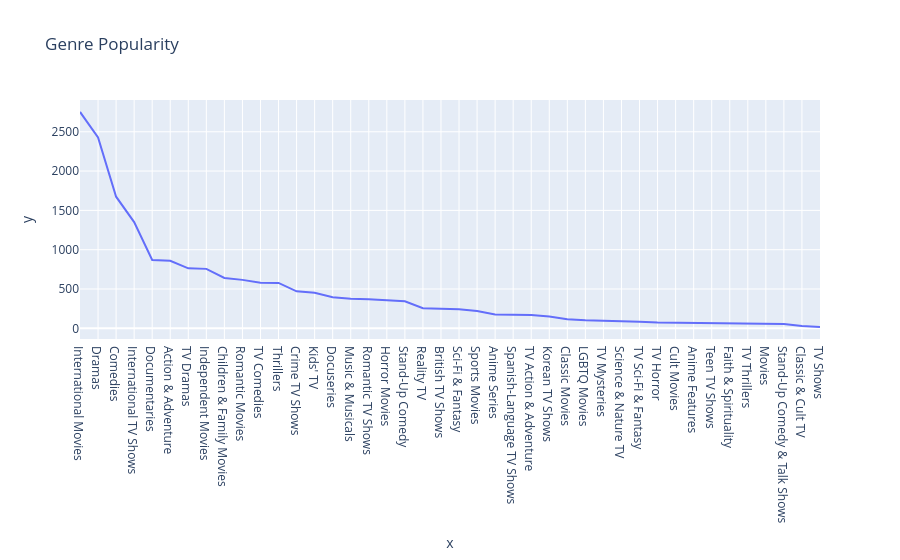

This figure's notebook cell:
### Code cell
genre_series = df['listed_in'].str.split(', ', expand=True).stack()
genre_counts = genre_series.value_counts()

px.line(
    x=genre_counts.index,
    y=genre_counts.values,
    title='Genre Popularity'
).show()

### Figure 1 — Plotly figure (JSON) as saved in the notebook; plotly's stock layout.template omitted (floating-point values rounded to 4 significant figures)
{"data": [{"hovertemplate": "x=%{x}<br>y=%{y}<extra></extra>", "legendgroup": "", "line": {"color": "#636efa", "dash": "solid"}, "marker": {"symbol": "circle"}, "mode": "lines", "name": "", "orientation": "v", "showlegend": false, "type": "scatter", "x": ["International Movies", "Dramas", "Comedies", "International TV Shows", "Documentaries", "Action & Adventure", "TV Dramas", "Independent Movies", "Children & Family Movies", "Romantic Movies", "TV Comedies", "Thrillers", "Crime TV Shows", "Kids' TV", "Docuseries", "Music & Musicals", "Romantic TV Shows", "Horror Movies", "Stand-Up Comedy", "Reality TV", "British TV Shows", "Sci-Fi & Fantasy", "Sports Movies", "Anime Series", "Spanish-Language TV Shows", "TV Action & Adventure", "Korean TV Shows", "Classic Movies", "LGBTQ Movies", "TV Mysteries", "Science & Nature TV", "TV Sci-Fi & Fantasy", "TV Horror", "Cult Movies", "Anime Features", "Teen TV Shows", "Faith & Spirituality", "TV Thrillers", "Movies", "Stand-Up Comedy & Talk Shows", "Classic & Cult TV", "TV Shows"], "xaxis": "x", "y": [2752, 2427, 1674, 1351, 869, 859, 763, 756, 641, 616, 581, 577, 470, 451, 395, 375, 370, 357, 343, 255, 253, 243, 219, 176, 174, 168, 151, 116, 102, 98, 92, 84, 75, 71, 71, 69, 65, 57, 57, 56, 28, 16], "yaxis": "y"}], "layout": {"legend": {"tracegroupgap": 0}, "title": {"text": "Genre Popularity"}, "xaxis": {"anchor": "y", "domain": [0, 1], "title": {"text": "x"}}, "yaxis": {"anchor": "x", "domain": [0, 1], "title": {"text": "y"}}}}
